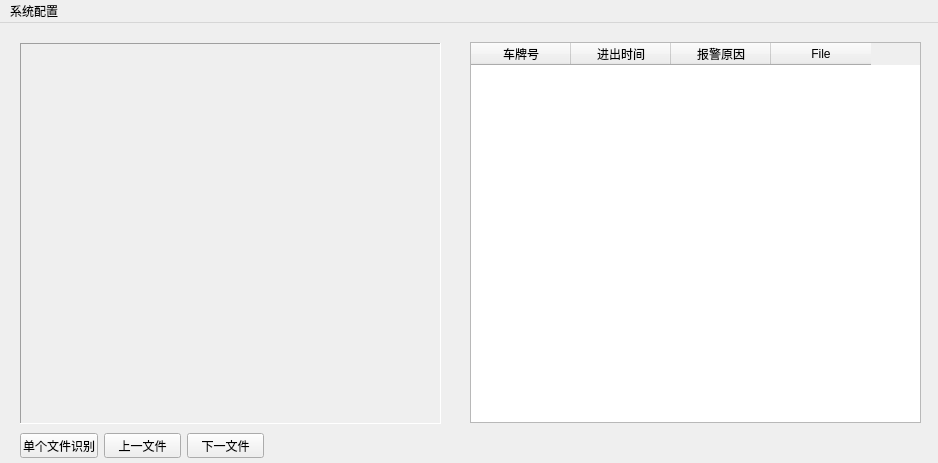
<?xml version="1.0" encoding="UTF-8"?>
<ui version="4.0">
 <class>BlacklistMainWindow</class>
 <widget class="QMainWindow" name="BlacklistMainWindow">
  <property name="geometry">
   <rect>
    <x>0</x>
    <y>0</y>
    <width>938</width>
    <height>463</height>
   </rect>
  </property>
  <property name="minimumSize">
   <size>
    <width>938</width>
    <height>463</height>
   </size>
  </property>
  <property name="maximumSize">
   <size>
    <width>938</width>
    <height>463</height>
   </size>
  </property>
  <property name="windowTitle">
   <string>黑名单功能演示</string>
  </property>
  <widget class="QWidget" name="centralwidget">
   <widget class="QLabel" name="lblVideo">
    <property name="geometry">
     <rect>
      <x>20</x>
      <y>20</y>
      <width>421</width>
      <height>381</height>
     </rect>
    </property>
    <property name="frameShape">
     <enum>QFrame::Panel</enum>
    </property>
    <property name="frameShadow">
     <enum>QFrame::Sunken</enum>
    </property>
    <property name="text">
     <string/>
    </property>
    <property name="scaledContents">
     <bool>true</bool>
    </property>
   </widget>
   <widget class="QTableWidget" name="tableAlert">
    <property name="geometry">
     <rect>
      <x>470</x>
      <y>19</y>
      <width>451</width>
      <height>381</height>
     </rect>
    </property>
    <column>
     <property name="text">
      <string>车牌号</string>
     </property>
    </column>
    <column>
     <property name="text">
      <string>进出时间</string>
     </property>
    </column>
    <column>
     <property name="text">
      <string>报警原因</string>
     </property>
    </column>
    <column>
     <property name="text">
      <string>File</string>
     </property>
    </column>
   </widget>
   <widget class="QWidget" name="layoutWidget">
    <property name="geometry">
     <rect>
      <x>20</x>
      <y>410</y>
      <width>244</width>
      <height>25</height>
     </rect>
    </property>
    <layout class="QHBoxLayout" name="horizontalLayout">
     <item>
      <widget class="QPushButton" name="btnSingleFile">
       <property name="text">
        <string>单个文件识别</string>
       </property>
      </widget>
     </item>
     <item>
      <widget class="QPushButton" name="btnPreFile">
       <property name="text">
        <string>上一文件</string>
       </property>
      </widget>
     </item>
     <item>
      <widget class="QPushButton" name="btnNextFile">
       <property name="text">
        <string>下一文件</string>
       </property>
      </widget>
     </item>
    </layout>
   </widget>
  </widget>
  <widget class="QMenuBar" name="menuBar">
   <property name="geometry">
    <rect>
     <x>0</x>
     <y>0</y>
     <width>938</width>
     <height>19</height>
    </rect>
   </property>
   <widget class="QMenu" name="menu">
    <property name="title">
     <string>系统配置</string>
    </property>
    <addaction name="actBlacklist"/>
    <addaction name="actParameter"/>
   </widget>
   <addaction name="menu"/>
  </widget>
  <action name="actBlacklist">
   <property name="text">
    <string>黑名单</string>
   </property>
  </action>
  <action name="actParameter">
   <property name="text">
    <string>参数配置</string>
   </property>
  </action>
 </widget>
 <resources/>
 <connections/>
</ui>
